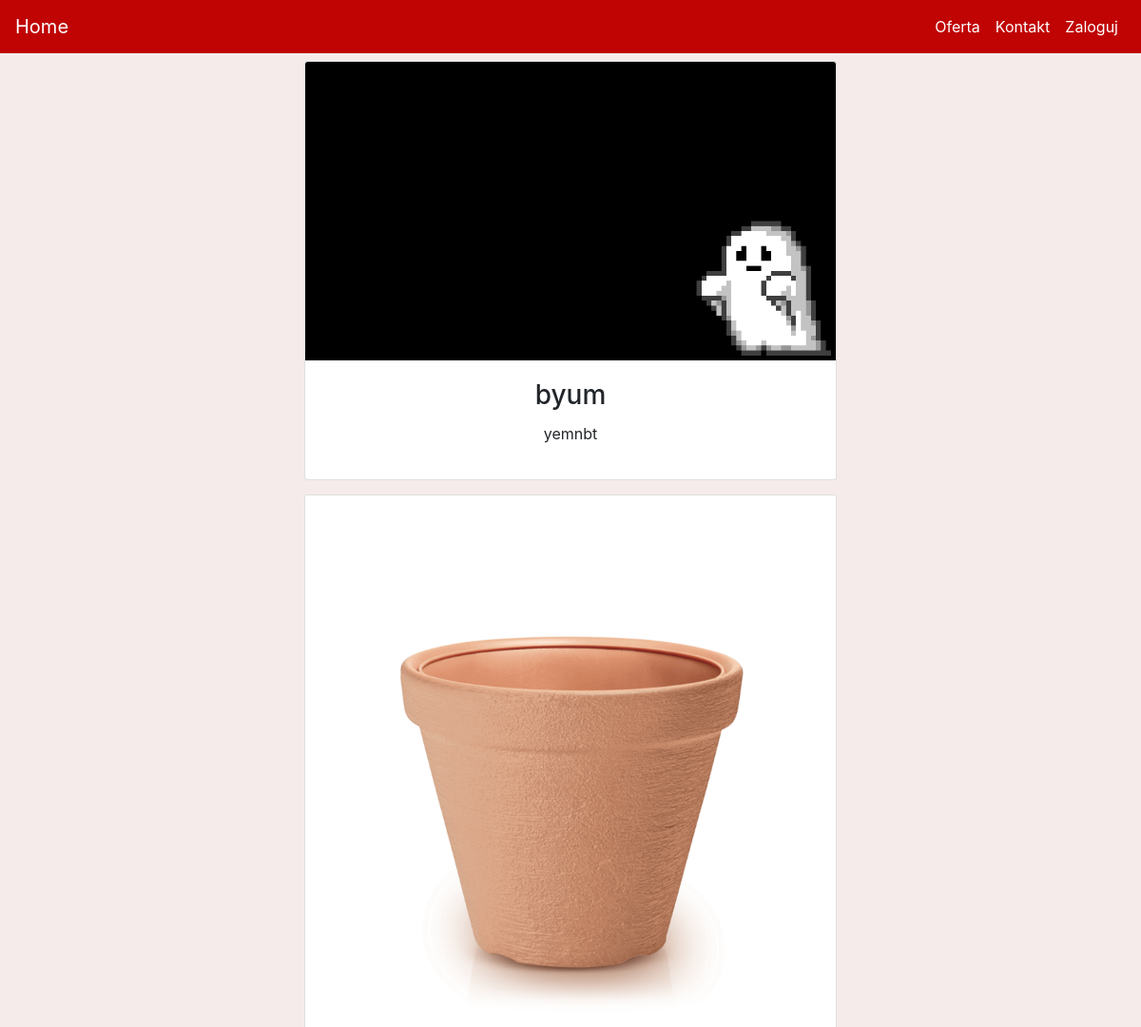
Before: / (upper part) with the older database file.
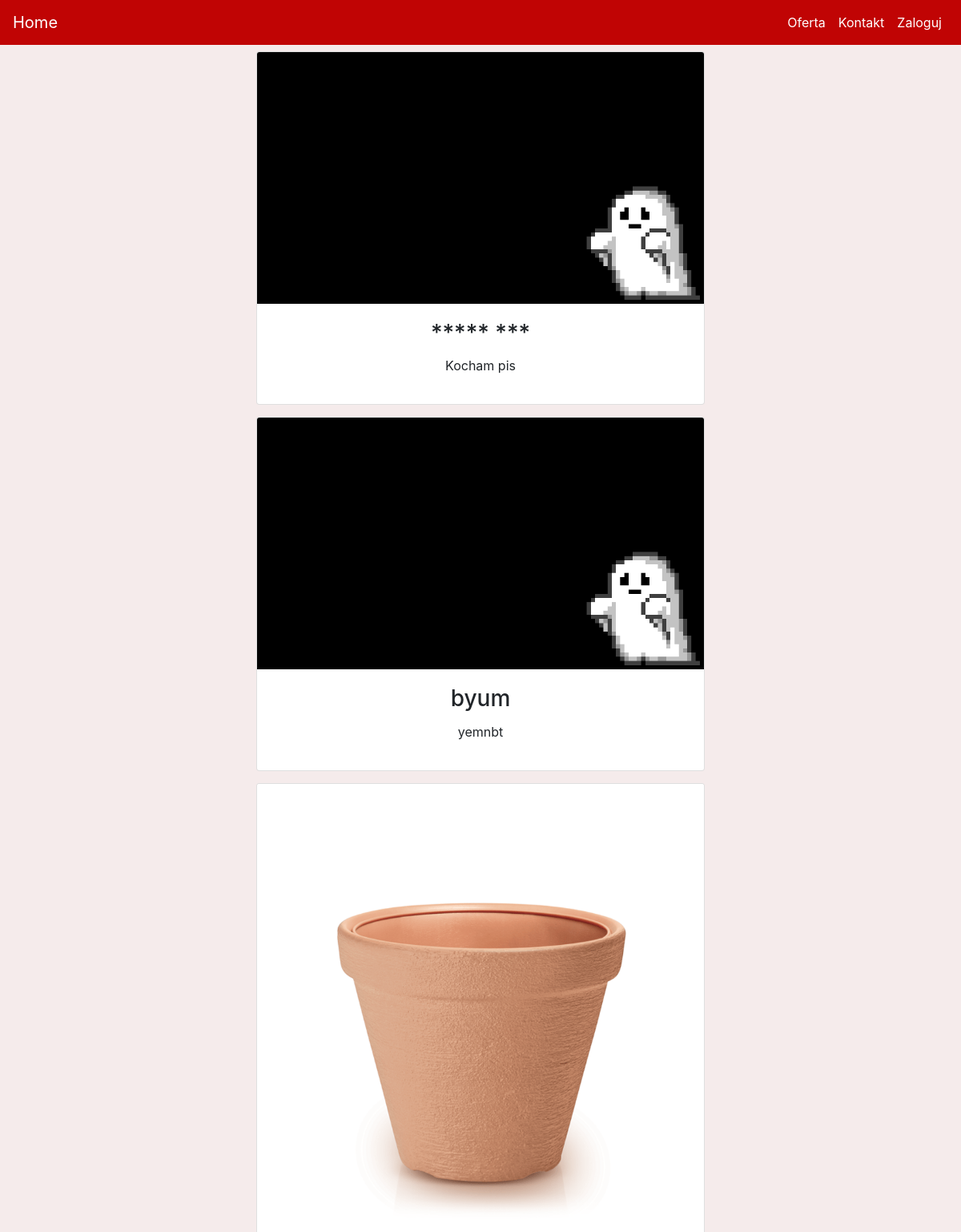
After: the same page with the newer database file.
### kwiaciarnia/models.py (models this page shows, shortened)
class Posts(db.Model):
    id = db.Column(db.Integer(), primary_key=True)
    title = db.Column(db.String())
    body = db.Column(db.Text())
    added = db.Column(db.DateTime(), default=datetime.datetime.now())
    likes = db.Column(db.Integer(), default=0)
    dislikes = db.Column(db.Integer(), default=0)

### kwiaciarnia/routes.py (the view)
@app.route("/")
def home():
    all_posts = Posts.query.order_by(Posts.id.desc())
    likes = Post_likes()
    dislike = Post_dislikes()
    return render_template('home.html', all_posts=all_posts, likes=likes, dislike=dislike)

### kwiaciarnia/templates/home.html (shortened to what this page needs)
{% extends 'base.html' %}
{% block content %}
<div>
    {% include 'includes/feed.html' %}
</div>
{% endblock %}

### kwiaciarnia/templates/includes/feed.html (shortened to what this page needs)
{% for post in all_posts %}
    <div id="feed">
        <div class="card" style="width: 35rem;">
            <img class="card-img-top" src="static\uploads\posts\{{post.id}}.png" alt="{{post.tittle}}">
            <div class="card-body">
                <h3 class="card-title">{{post.title}}</h3>
                <p class="card-text">{{post.body}}</p>
            </div>
        </div>
    </div>
    <div id="feed_spacer"></div>
{% endfor %}

Changed rows visible on the page:
added Posts: title "***** ***", body "Kocham pis"
